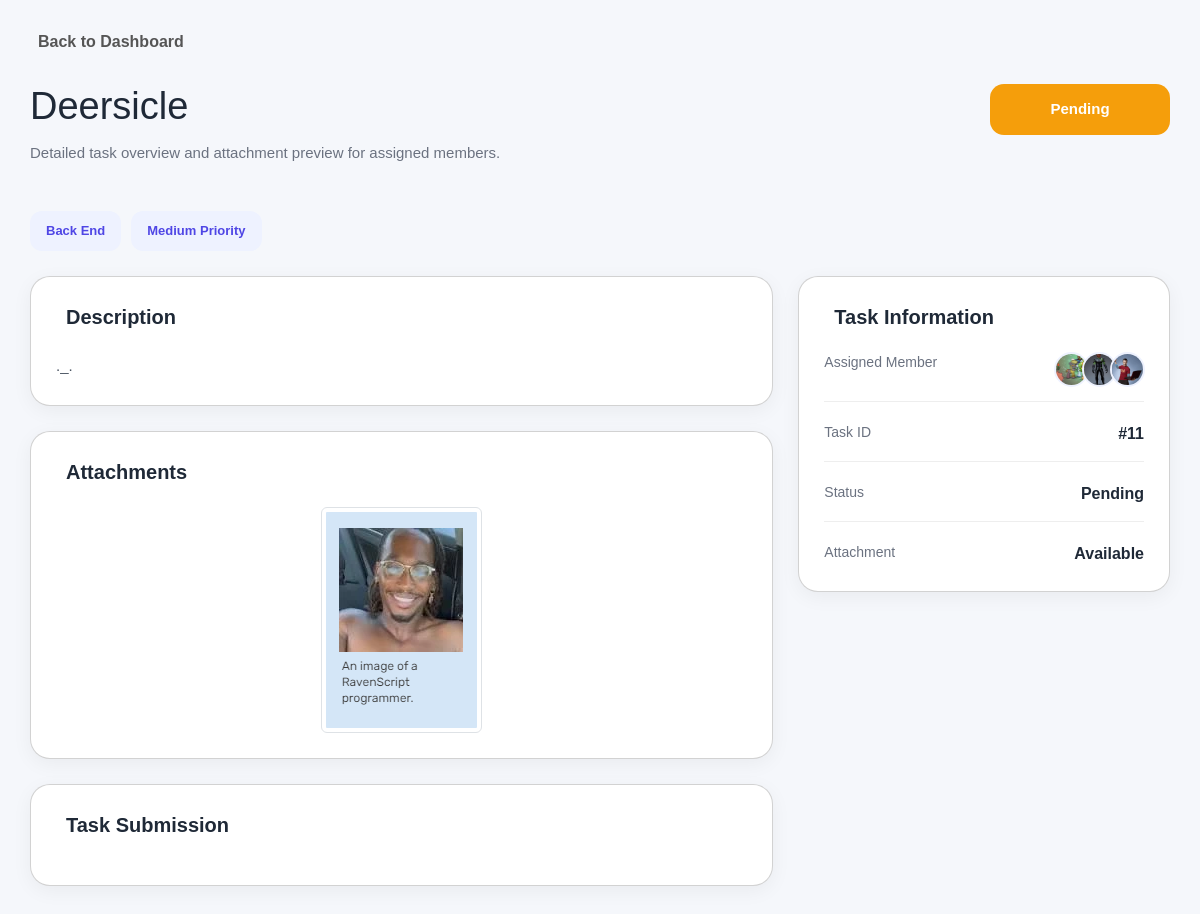
Page /pages/tasks/task.view.php?id=11 on the earlier database version.
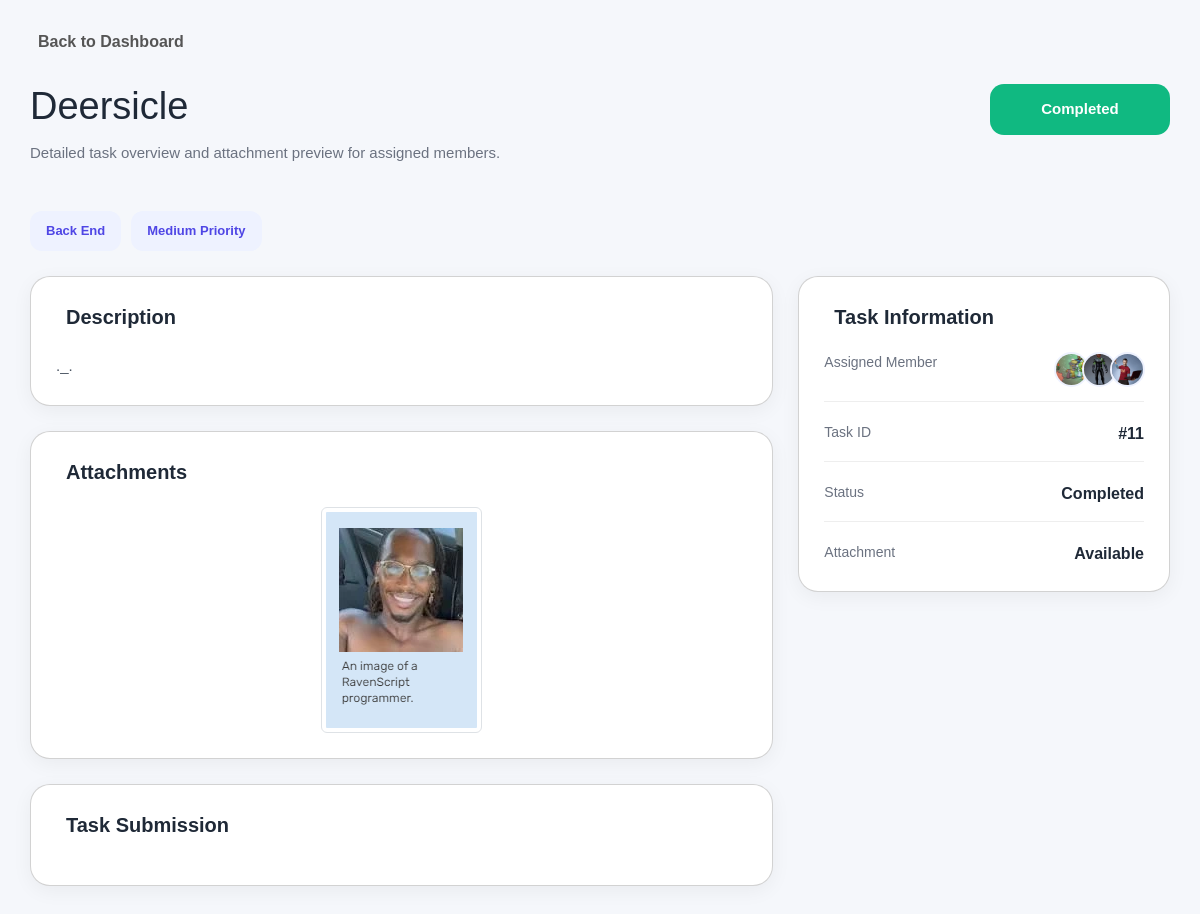
Same page on the later database version.
### tables this page shows
CREATE TABLE `tasks_tbl` (
  `task_id` int(11) NOT NULL AUTO_INCREMENT,
  `task_name` varchar(100) NOT NULL,
  `task_description` varchar(100) NOT NULL,
  `task_status` int(11) NOT NULL DEFAULT 1,
  `task_attachment` varchar(255) DEFAULT NULL,
  `task_submit` varchar(255) DEFAULT NULL,
  `submission_text` text DEFAULT NULL,
  `submitted_by` varchar(255) DEFAULT '',
  `submitted_at` datetime DEFAULT NULL,
  PRIMARY KEY (`task_id`)
);

### pages/tasks/task.view.php (the view, shortened to what the changed rows need)
<?php
require_once "../../includes/conn.php";
include_once "../../includes/utils/file.utils.php";
$task_id = mysqli_real_escape_string($conn, $_GET['id']);
$query = mysqli_query($conn, "
    SELECT tasks_tbl.*
    FROM tasks_tbl
    WHERE task_id = '$task_id'
");
$task = mysqli_fetch_assoc($query);
switch ($task['task_status']) {
    case 1:
        $statusText = "Pending";
        $statusClass = "pending";
        break;
    case 3:
        $statusText = "Completed";
        $statusClass = "done";
        break;
}
?>
<!DOCTYPE html>
<html lang="en">
<head>
    <link rel="stylesheet" href="../../assets/css/bootstrap.min.css" />
    <link rel="stylesheet"
        href="https://cdnjs.cloudflare.com/ajax/libs/line-awesome/1.3.0/line-awesome/css/line-awesome.min.css">
</head>
<body>
    <div class="wrapper">
        <div class="header">
            <div class="title-area">
                <h1><?php echo htmlspecialchars($task['task_name']); ?></h1>
                <p>Detailed task overview and attachment preview for assigned members.</p>
            </div>
            <div class="status-badge <?php echo $statusClass; ?>">
                <?php echo $statusText; ?>
            </div>
        </div>
        <div class="content-grid">
            <div>
                <div class="card" id="task-submission">
                    <div class="card-title">
                        <i class="las la-file-alt"></i> Description
                    </div>
                    <div class="description">
                        <?php echo nl2br(htmlspecialchars($task['task_description'])); ?>
                    </div>
                </div>
                <div class="card">
                    <div class="card-title">
                        <i class="las la-paperclip"></i> Attachments
                    </div>
                    <?php echo preview_file($task['task_attachment'], '/task_management/uploads/attachments/'); ?>
                </div>
            </div>
            <div>
                <div class="card">
                    <div class="info-list">
                        <div class="info-item">
                            <div class="info-label">Task ID</div>
                            <div class="info-value">#<?php echo $task['task_id']; ?></div>
                        </div>
                        <div class="info-item">
                            <div class="info-label">Status</div>
                            <div class="info-value"><?php echo $statusText; ?></div>
                        </div>
                    </div>
                </div>
            </div>
        </div>
    </div>
</body>
</html>

### includes/utils/file.utils.php (shortened to what the changed rows need)
<?php
function preview_file($file, $folder_path) {
        ?>
        <?php
    $allowed_img_files = [
        'jpg',
        'jpeg',
        'png',
        'gif'
    ];
    $allowed_files = [
        'pdf',
        'doc',
        'docx',
        'xls',
        'xlsx'
    ];
    $file_path = $folder_path . $file;
    $extension = strtolower(pathinfo($file, PATHINFO_EXTENSION));
    if (in_array($extension, $allowed_img_files) || in_array($extension, $allowed_files)) {
        if (in_array($extension, $allowed_img_files)) {
            ?>
            <img class="img-thumbnail mx-auto d-block" src="<?php echo $file_path; ?>" style="height: 50%; width 50%;">
            <?php
        } else if (in_array($extension, $allowed_files)) {
            ?>
            <a href="<?php echo $file_path; ?>" target="_blank"
                class="btn btn-success">
                View Attachment
            </a>
            <?php
        }
    }
}
?>

Differences in the rows shown:
changed tasks_tbl "Deersicle": task_status "Pending" → "Completed"
